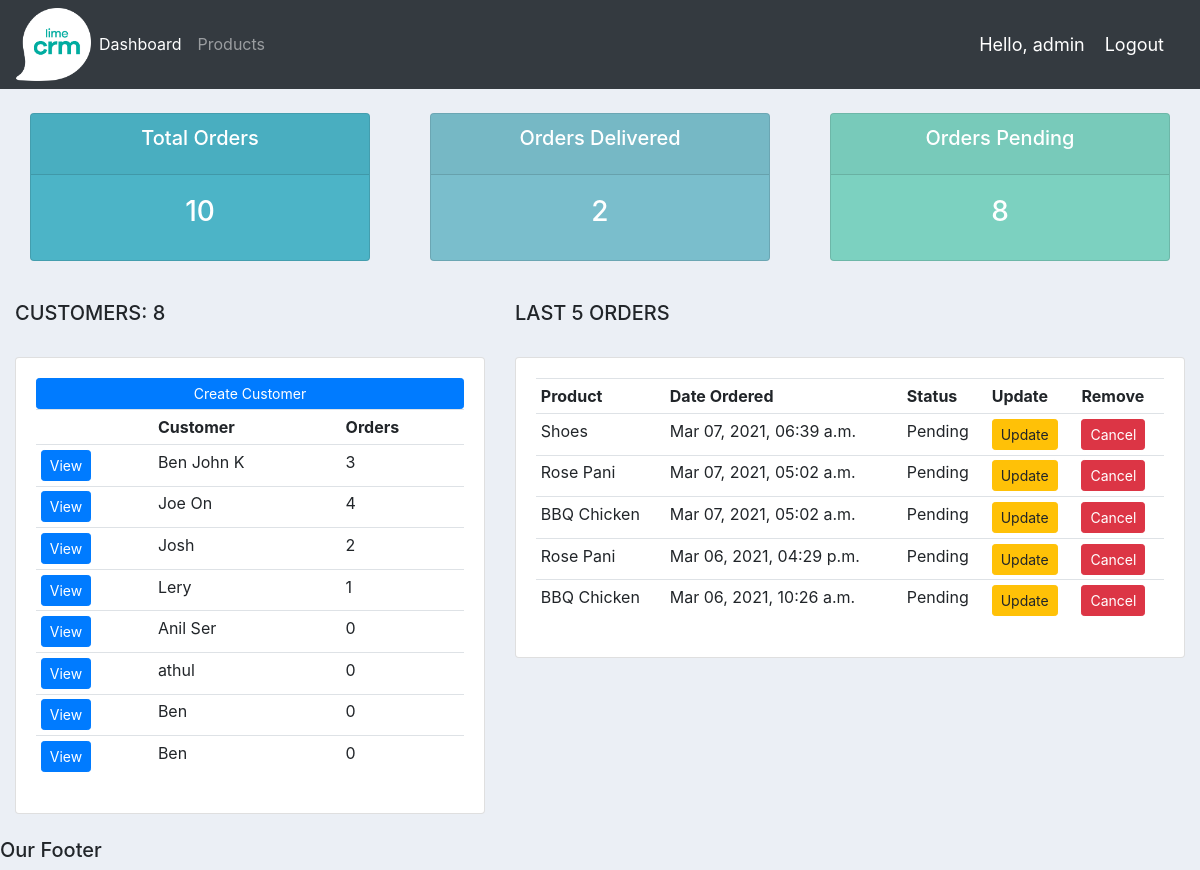
The app's page / (signed in), older data.
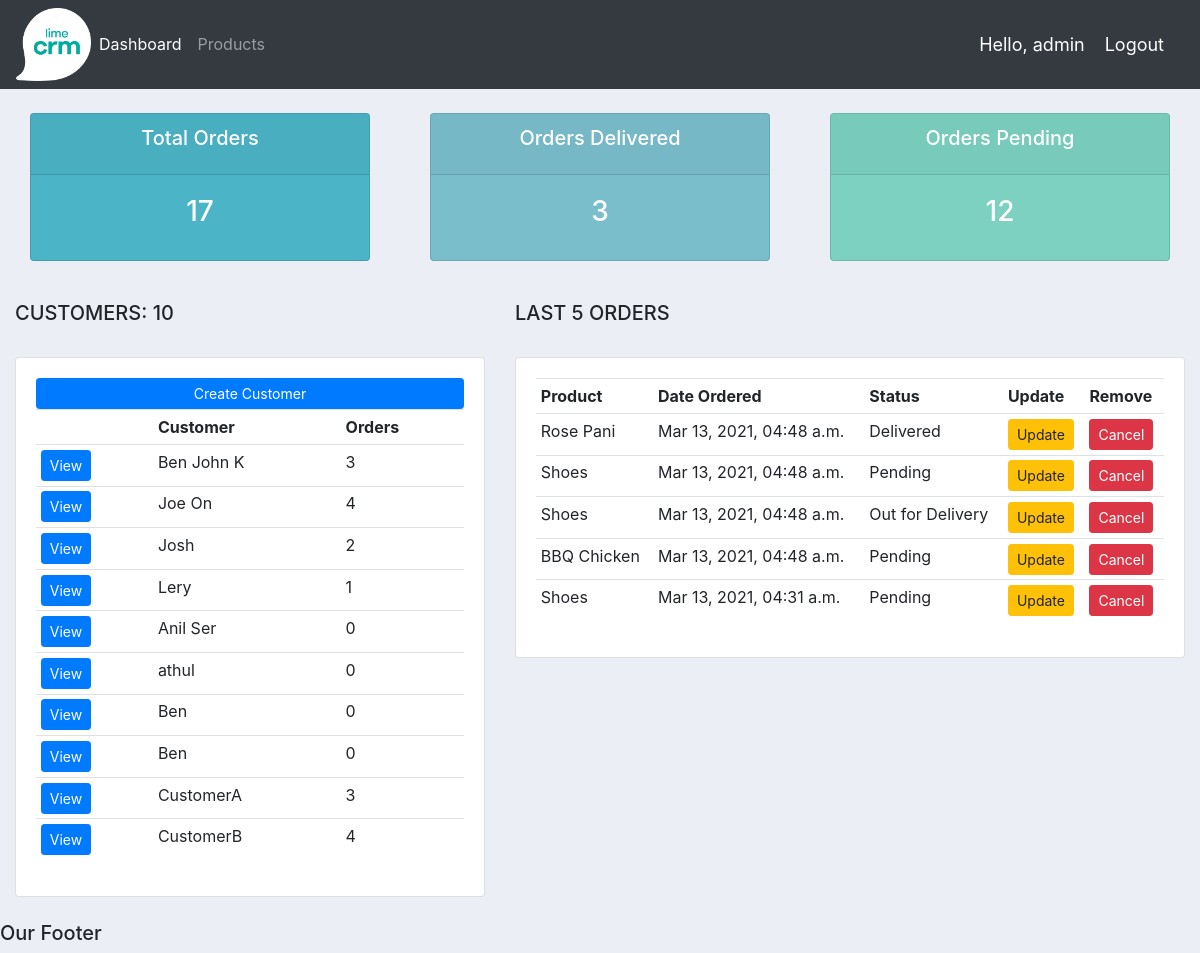
The same page, newer data.
### accounts/models.py (models this page shows, shortened)
class Customer(models.Model):
    user=models.OneToOneField(User,null=True,on_delete=models.CASCADE)
    name=models.CharField(max_length=200,null=True)
    phone=models.CharField(max_length=200,null=True)
    email=models.CharField(max_length=200,null=True)
    date_created=models.DateTimeField(auto_now_add=True,null=True)
    @property
    def orders(self):
        order_count=self.order_set.all().count()
        return order_count

class Order(models.Model):
    STATUS=(('Pending','Pending'),
            ('Out for Delivery','Out for Delivery'),
            ('Delivered','Delivered'),
           )
    status=models.CharField(max_length=200,null=True,choices=STATUS)
    date_created=models.DateTimeField(auto_now_add=True,null=True)
    customer=models.ForeignKey(Customer,null=True,on_delete=models.SET_NULL)
    product=models.ForeignKey(Product,null=True,on_delete=models.SET_NULL)
    note=models.CharField(max_length=200,null=True)

class Product(models.Model):
    CATEGORY=(('Indoor','Indoor'),
              ('Outdoor','Outdoor'),
             )
    name=models.CharField(max_length=200,null=True)
    description=models.CharField(max_length=200,null=True,blank=True)
    price=models.FloatField(null=True)
    category=models.CharField(max_length=200,null=True,choices=CATEGORY)
    date_created=models.DateTimeField(auto_now_add=True,null=True)
    tags=models.ManyToManyField(Tag,null=True)

### accounts/decorators.py (the view)
    def wrapper_func(request,*args,**kwargs):
        group=None
        if request.user.groups.exists():
            group=request.user.groups.all()[0].name
        if group == "admin":
            return view_func(request,*args,**kwargs)
        if group =="customers":
            return redirect('/user/')

### accounts/views.py (called while the page is built)
@login_required(login_url='/login/')
@admin_only
def index(request):
    customers=Customer.objects.all()
    total_customers=customers.count()
    orders=Order.objects.all().order_by('-id')[:5]
    total_orders=Order.objects.all().count()
    delivered=Order.objects.filter(status="Delivered").count()
    pending=Order.objects.filter(status="Pending").count()
    user=False
    return render(request,"accounts/dashboard.html",{'customers':customers,'orders':orders,'total_orders':total_orders,'delivered':delivered,'pending':pending,'total_customers':total_customers,'user':user})

### templates/accounts/dashboard.html
{% extends 'base.html' %}
{% block content %}
{% include 'accounts/status.html' %}
<br>
<div class="row">
    <div class=col-md-5>
        <h5>CUSTOMERS: {{total_customers}}</h5>
        <br>
        <div class="card card-body">
            <a class="btn btn-primary btn-sm btn-block" href="{% url 'create_customer' %}">Create Customer</a>
            <table class="table table-sm">
                <tr>
                    <th></th>
                    <th>Customer</th>
                    <th>Orders</th>
                </tr>
                {% for customer in customers %}
                    <tr>
                        <td><a class="btn btn-primary btn-sm" href="{% url 'customer' customer.id %}">View</a></td>
                        <td>{{customer.name}}</td>
                        <td>{{customer.orders}}</td>
                    </tr>
                {% endfor %}
            </table>
        </div>
    </div>
    <div class=col-md-7>
        <h5>LAST 5 ORDERS</h5>
        <br>
        <div class="card card-body">
            <table class="table table-sm">
                <tr>
                    <th>Product</th>
                    <th>Date Ordered</th>
                    <th>Status</th>
                    <th>Update</th>
                    <th>Remove</th>
                </tr>
                {% for order in orders %}
                    <tr>
                        <td>{{order.product.name}}</td>
                        <td>{{order.date_created|date:'M d, Y, h:i a'}}</td>
                        <td>{{order.status}}</td>
                        <td><a class="btn btn-warning btn-sm" href="{% url 'update_order' order.id %}">Update</a></td>
                        <td><a class="btn btn-danger btn-sm" href="{% url 'delete_order' order.id %}">Cancel</a></td>
                    </tr>
                {% endfor %}
            </table>
        </div>
    </div>
</div>
{% endblock %}

### templates/base.html (shortened to what this page needs)
<!DOCTYPE html>
{% load static %}
<html lang="en">
<head>
    <link rel="stylesheet" href="https://stackpath.bootstrapcdn.com/bootstrap/4.3.1/css/bootstrap.min.css">
    <link rel="stylesheet" type="text/css" href="{% static 'css/main.css' %}">
</head>
<body>
    {% include 'accounts/navbar.html' %}
    <div class="container-fluid">
    {%block content%}{% endblock %}
    </div>
    <br>
    <h5>Our Footer</h5>
</body>
</html>

### templates/accounts/navbar.html (shortened to what this page needs)
{% load static %}
<nav class="navbar navbar-expand-lg navbar-dark bg-dark">
    <img src="{% static 'images/logo.png' %}" style="width: 75px;"/>
    <div class="collapse navbar-collapse" id="navbarSupportedContent">
      <ul class="navbar-nav mr-auto">
        <li class="nav-item active">
          <a class="nav-link" href="{% url 'index' %}">Dashboard</a>
        </li>
        {%if not user %}
        <li class="nav-item">
          <a class="nav-link" href="{% url 'products' %}">Products</a>
        </li>
        {% endif %}
      </ul>
    </div>
    <span class="hello-msg">Hello, {{request.user}}</span>
    <span class="hello-msg"><a href="{% url 'logout' %}">Logout</a></span>
  </nav>

### templates/accounts/status.html
<br>
<div class="row">
	<div class="col">
		<div class="col-md">
			<div class="card text-center text-white  mb-3" id="total-orders">
			  	<div class="card-header">
			  		<h5 class="card-title">Total Orders</h5>
			  	</div>
			  	<div class="card-body">
			    	<h3 class="card-title">{{total_orders}}</h3>
			  	</div>
			</div>
		</div>
	</div>
	<div class="col">
		<div class="col-md">
			<div class="card text-center text-white  mb-3" id="orders-delivered">
			  	<div class="card-header">
			  		<h5 class="card-title">Orders Delivered</h5>
			  	</div>
			  	<div class="card-body">
			    	<h3 class="card-title">{{delivered}}</h3>
			  	</div>
			</div>
		</div>
	</div>
	<div class="col">
		<div class="col-md">
			<div class="card text-center text-white  mb-3" id="orders-pending">
			  	<div class="card-header">
			  		<h5 class="card-title">Orders Pending</h5>
			  	</div>
			  	<div class="card-body">
			    	<h3 class="card-title">{{pending}}</h3>
			  	</div>
			</div>
		</div>
	</div>
</div>

### static/css/main.css (style rules this page uses)
body { background-color: #ebeff5; }
#total-orders { background-color: #4cb4c7; }
#orders-delivered { background-color: #7abecc; }
#orders-pending { background-color: #7CD1C0; }

### templates/accounts/navbar.html (style rules this page uses)
.hello-msg { color:white; font-size: 18px; margin-right: 20px; }
.hello-msg a { color: white; }

Row changes from the older to the newer data that the page shows:
no longer on this page (row unchanged): Order: product.name "Shoes", date_created "Mar 07, 2021, 06:39 a.m.", status "Pending"
no longer on this page (row unchanged): Order: product.name "Rose Pani", date_created "Mar 07, 2021, 05:02 a.m.", status "Pending"
no longer on this page (row unchanged): Order: product.name "BBQ Chicken", date_created "Mar 07, 2021, 05:02 a.m.", status "Pending"
no longer on this page (row unchanged): Order: product.name "Rose Pani", date_created "Mar 06, 2021, 04:29 p.m.", status "Pending"
no longer on this page (row unchanged): Order: product.name "BBQ Chicken", date_created "Mar 06, 2021, 10:26 a.m.", status "Pending"
added Customer: name "CustomerA", orders "3"
added Customer: name "CustomerB", orders "4"
added Order: product.name "Rose Pani", date_created "Mar 13, 2021, 04:48 a.m.", status "Delivered"
added Order: product.name "Shoes", date_created "Mar 13, 2021, 04:48 a.m.", status "Pending"
added Order: product.name "Shoes", date_created "Mar 13, 2021, 04:48 a.m.", status "Out for Delivery"
added Order: product.name "BBQ Chicken", date_created "Mar 13, 2021, 04:48 a.m.", status "Pending"
added Order: product.name "Shoes", date_created "Mar 13, 2021, 04:31 a.m.", status "Pending"
Text that changed along with them:
{{ total_orders }}: "10" → "17"
{{ delivered }}: "2" → "3"
{{ pending }}: "8" → "12"
{{ total_customers }}: "8" → "10"
